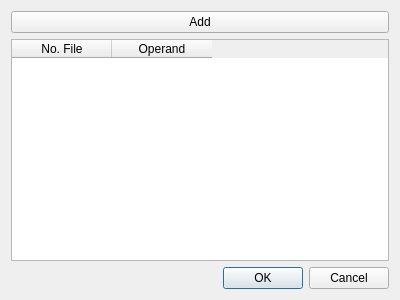
<?xml version="1.0" encoding="UTF-8"?>
<ui version="4.0">
 <class>Dialog</class>
 <widget class="QDialog" name="Dialog">
  <property name="geometry">
   <rect>
    <x>0</x>
    <y>0</y>
    <width>400</width>
    <height>300</height>
   </rect>
  </property>
  <property name="windowTitle">
   <string>Dialog</string>
  </property>
  <layout class="QVBoxLayout" name="verticalLayout">
   <item>
    <widget class="QPushButton" name="addPushButton">
     <property name="text">
      <string>Add</string>
     </property>
    </widget>
   </item>
   <item>
    <widget class="QTableWidget" name="tableWidget">
     <column>
      <property name="text">
       <string>No. File</string>
      </property>
     </column>
     <column>
      <property name="text">
       <string>Operand</string>
      </property>
     </column>
    </widget>
   </item>
   <item>
    <widget class="QDialogButtonBox" name="buttonBox">
     <property name="orientation">
      <enum>Qt::Horizontal</enum>
     </property>
     <property name="standardButtons">
      <set>QDialogButtonBox::Cancel|QDialogButtonBox::Ok</set>
     </property>
    </widget>
   </item>
  </layout>
 </widget>
 <resources/>
 <connections>
  <connection>
   <sender>buttonBox</sender>
   <signal>accepted()</signal>
   <receiver>Dialog</receiver>
   <slot>accept()</slot>
   <hints>
    <hint type="sourcelabel">
     <x>248</x>
     <y>254</y>
    </hint>
    <hint type="destinationlabel">
     <x>157</x>
     <y>274</y>
    </hint>
   </hints>
  </connection>
  <connection>
   <sender>buttonBox</sender>
   <signal>rejected()</signal>
   <receiver>Dialog</receiver>
   <slot>reject()</slot>
   <hints>
    <hint type="sourcelabel">
     <x>316</x>
     <y>260</y>
    </hint>
    <hint type="destinationlabel">
     <x>286</x>
     <y>274</y>
    </hint>
   </hints>
  </connection>
 </connections>
</ui>
